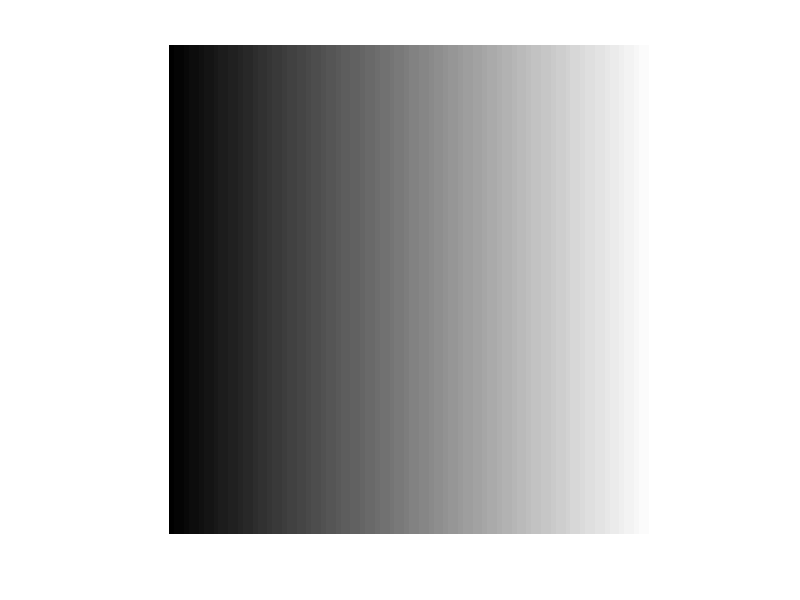

Here is the MATLAB script that generated this plot:
% Saves an image of a gradient square that goes from
% black on the left to white at the right
clear
close all

% make a 2d array of values.
imageData=[]; % set up an empty array
imSize=100;
numRows=imSize;
numCols=imSize;

%populate using a nested loop
for row=[1:numRows]
    imageRow=[]; %empty vector for row
    for col=[1:numCols]
        pixelVal=(col)/(imSize); % make a pixel val in 0..1
        imageRow=[imageRow pixelVal];  %add value for  pixel
    end
    imageData=[imageData; imageRow]; % add row of pixels
end


% display as an image
imshow(imageData);

% save as an image
imwrite(imageData,'test3.png');

% load an image
newImageData=imread('test3.png');
whos newImageData;
